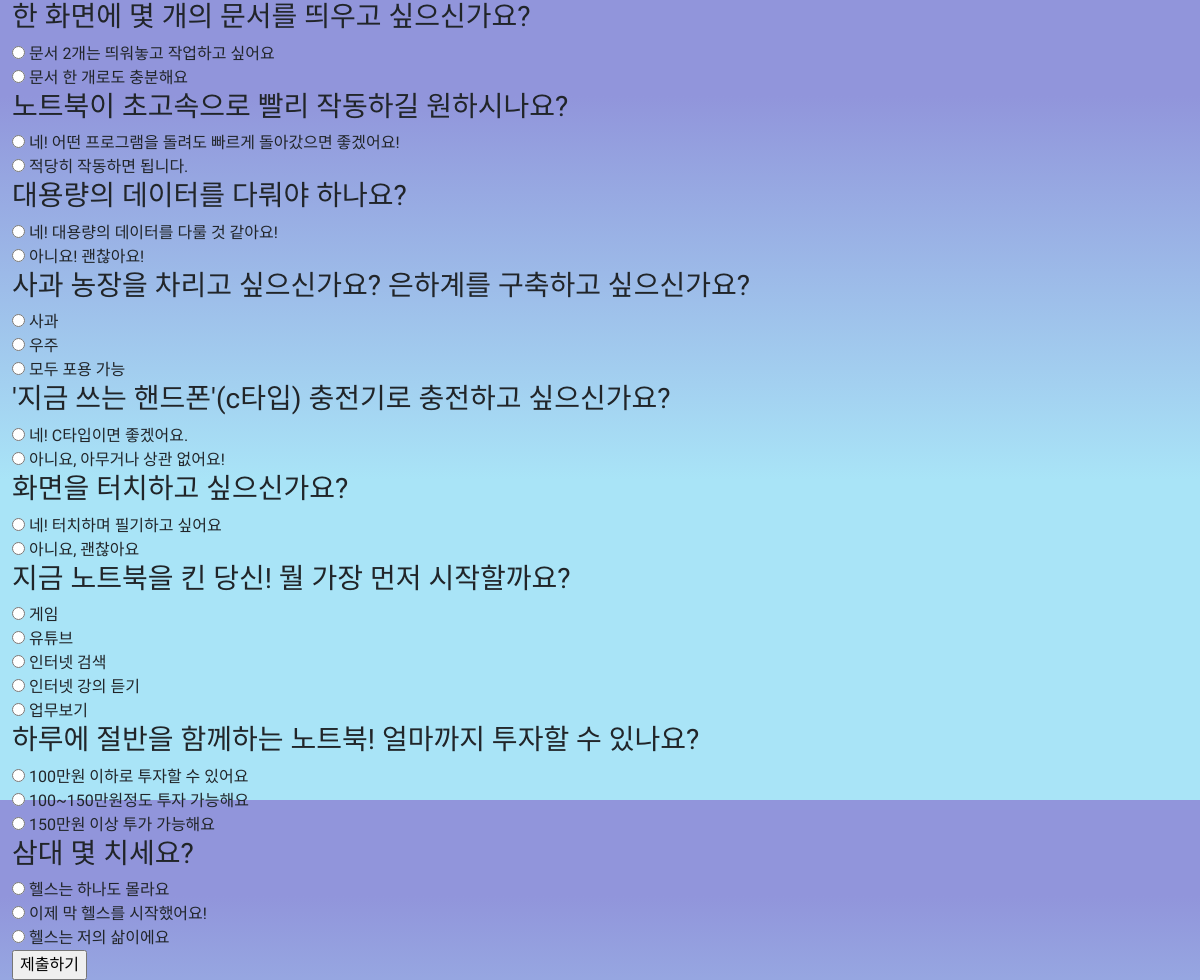
Screenshot of /details/ with the database file from the repository.
### main/models.py (models this page shows, shortened)
class Question(models.Model):
    question_contents = models.CharField(max_length=45, null=True)
    question_describe = models.CharField(max_length=45, null=True)
    question_img = models.TextField(null=True)
    question_type = models.CharField(max_length=45, null=True)
    created_at = models.DateTimeField(auto_now_add=True, null=True)
    updated_at = models.DateTimeField(auto_now=True, blank=True)
    status = models.CharField(max_length=1, default='Y', null=True)
    def __str__(self):
        return str(self.question_contents)

class Choice(models.Model):
    question = models.ForeignKey(Question, on_delete=models.CASCADE)
    choice_contents = models.CharField(max_length=45, null=True)
    choice_weight = models.IntegerField(default=1)
    created_at = models.DateTimeField(auto_now_add=True, blank=True, null=True)
    updated_at = models.DateTimeField(auto_now=True, blank=True, null=True)
    status = models.CharField(max_length=1, default='Y')

### main/views.py (the view)
# urls.py: path('details/', views.details, name='details'),
def details(request):
    questions = Question.objects.all()
    context = {'questions': questions}
    return render(request, 'main/details.html', context=context)

### main/templates/main/details.html (shortened to what this page needs)
{% load static %}
<link rel="stylesheet" type="text/css" href="{% static 'main/css/default.css' %}" />
<!DOCTYPE html>
<html lang="ko">
<head>
  <link href="https://cdn.jsdelivr.net/npm/bootstrap@5.1.3/dist/css/bootstrap.min.css" rel="stylesheet"
>
</head>
<body>
 <div class="container-fluid">
    <section id="qna">
	  	<form action="{% url 'results' %}"method="post">
            <h3>
                {{questions.0.question_contents}}
            </h3>
            <div>
                {% for choice in questions.0.choice_set.all %}
                <div>
                <input type="radio" name = "question0" value="{{choice.id}}" id="question0-{{ choice.id }}">
                <label for="question0-{{ choice.id }}">{{ choice.choice_contents }}</label>
                </div>
                {% endfor %}
            </div>
            <h3>
                {{questions.1.question_contents}}
            </h3>
            <div>
                {% for choice in questions.1.choice_set.all %}
                <div>
                <input type="radio" name = "question1" value="{{choice.id}}" id="question1-{{ choice.id }}">
                <label for="question1-{{ choice.id }}">{{ choice.choice_contents }}</label>
                </div>
                {% endfor %}
            </div>
            <h3>
                {{questions.2.question_contents}}
            </h3>
            <div>
                {% for choice in questions.2.choice_set.all %}
                <div>
                <input type="radio" name = "question2" value="{{choice.id}}" id="question2-{{ choice.id }}">
                <label for="question2-{{ choice.id }}">{{ choice.choice_contents }}</label>
                </div>
                {% endfor %}
            </div>
            <h3>
                {{questions.3.question_contents}}
            </h3>
            <div>
                {% for choice in questions.3.choice_set.all %}
                <div>
                <input type="radio" name = "question3" value="{{choice.id}}" id="question3-{{ choice.id }}">
                <label for="question3-{{ choice.id }}">{{ choice.choice_contents }}</label>
                </div>
                {% endfor %}
            </div>
            <h3>
                {{questions.4.question_contents}}
            </h3>
            <div>
                {% for choice in questions.4.choice_set.all %}
                <div>
                <input type="radio" name = "question4" value="{{choice.id}}" id="question4-{{ choice.id }}">
                <label for="question4-{{ choice.id }}">{{ choice.choice_contents }}</label>
                </div>
                {% endfor %}
            </div>
            <h3>
                {{questions.5.question_contents}}
            </h3>
            <div>
                {% for choice in questions.5.choice_set.all %}
                <div>
                <input type="radio" name = "question5" value="{{choice.id}}" id="question5-{{ choice.id }}">
                <label for="question5-{{ choice.id }}">{{ choice.choice_contents }}</label>
                </div>
                {% endfor %}
            </div>
            <h3>
                {{questions.6.question_contents}}
            </h3>
            <div>
                {% for choice in questions.6.choice_set.all %}
                <div>
                <input type="radio" name = "question6" value="{{choice.id}}" id="question6-{{ choice.id }}">
                <label for="question6-{{ choice.id }}">{{ choice.choice_contents }}</label>
                </div>
                {% endfor %}
            </div>
            <h3>
                {{questions.7.question_contents}}
            </h3>
            <div>
                {% for choice in questions.7.choice_set.all %}
                <div>
                <input type="radio" name = "question7" value="{{choice.id}}" id="question7-{{ choice.id }}">
                <label for="question7-{{ choice.id }}">{{ choice.choice_contents }}</label>
                </div>
                {% endfor %}
            </div>
            <h3>
                {{questions.8.question_contents}}
            </h3>
            <div>
                {% for choice in questions.8.choice_set.all %}
                <div>
                <input type="radio" name = "question8" value="{{choice.id}}" id="question8-{{ choice.id }}">
                <label for="question8-{{ choice.id }}">{{ choice.choice_contents }}</label>
                </div>
                {% endfor %}
            </div>
			<input type="submit" value="제출하기">
	  	</form>
     </section>
</div>
</body>
</html>

### main/static/main/css/default.css (style rules this page uses)
html, body { background: #9195db; background: -moz-linear-gradient(top, #9195db 0%, #9195db 12%, #a9e4f7 60%, #a9e4f7 100%); background: -webkit-linear-gradient(top, #9195db 0%,#9195db 12%,#a9e4f7 60%,#a9e4f7 100%); background: linear-gradient(to bottom, #9195db 0%,#9195db 12%,#a9e4f7 60%,#a9e4f7 100%); filter: progid:DXImageTransform.Microsoft.gradient( startColorstr='#9195db', endColorstr='#a9e4f7',GradientType=0 ); height: 100vh; background-repeat : repeat; }
* { font-family: 'Gowun Dodum', sans-serif; }
#qna { display: flex; flex-direction: column; height: 100vh; }

### rows the page displays
Question: question_contents "한 화면에 몇 개의 문서를 띄우고 싶으신가요?"
Choice: choice_contents "문서 2개는 띄워놓고 작업하고 싶어요"
Choice: choice_contents "문서 한 개로도 충분해요"
Question: question_contents "노트북이 초고속으로 빨리 작동하길 원하시나요?"
Choice: choice_contents "네! 어떤 프로그램을 돌려도 빠르게 돌아갔으면 좋겠어요!"
Choice: choice_contents "적당히 작동하면 됩니다."
Question: question_contents "대용량의 데이터를 다뤄야 하나요?"
Choice: choice_contents "네! 대용량의 데이터를 다룰 것 같아요!"
Choice: choice_contents "아니요! 괜찮아요!"
Question: question_contents "사과 농장을 차리고 싶으신가요? 은하계를 구축하고 싶으신가요?"
Choice: choice_contents "사과"
Choice: choice_contents "우주"
Choice: choice_contents "모두 포용 가능"
Question: question_contents "'지금 쓰는 핸드폰'(c타입) 충전기로 충전하고 싶으신가요?"
Choice: choice_contents "네! C타입이면 좋겠어요."
Choice: choice_contents "아니요, 아무거나 상관 없어요!"
Question: question_contents "화면을 터치하고 싶으신가요?"
Choice: choice_contents "네! 터치하며 필기하고 싶어요"
Choice: choice_contents "아니요, 괜찮아요"
Question: question_contents "지금 노트북을 킨 당신! 뭘 가장 먼저 시작할까요?"
Choice: choice_contents "게임"
Choice: choice_contents "유튜브"
Choice: choice_contents "인터넷 검색"
Choice: choice_contents "인터넷 강의 듣기"
Choice: choice_contents "업무보기"
Question: question_contents "하루에 절반을 함께하는 노트북! 얼마까지 투자할 수 있나요?"
Choice: choice_contents "100만원 이하로 투자할 수 있어요"
Choice: choice_contents "100~150만원정도 투자 가능해요"
Choice: choice_contents "150만원 이상 투가 가능해요"
Question: question_contents "삼대 몇 치세요?"
Choice: choice_contents "헬스는 하나도 몰라요"
Choice: choice_contents "이제 막 헬스를 시작했어요!"
Choice: choice_contents "헬스는 저의 삶이에요"
